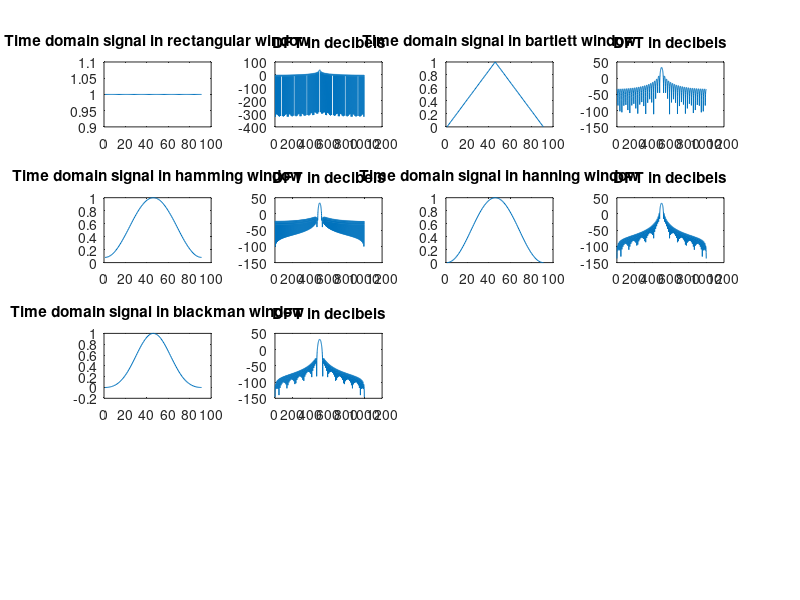

The MATLAB script that drew this image:
x1 = rectwin(91);
N = 51;
X1 = fft(x1,1001);
X1 = fftshift(X1);
X1_deb = 20*log10(abs(X1));
subplot(4,4,1);
plot(x1);
title("Time domain signal in rectangular window");
subplot(4,4,2);
plot(X1_deb);
title("DFT in decibels");
x2 = bartlett(91);
X2 = fft(x2,1001);
X2 = fftshift(X2);
X2_deb = 20*log10(abs(X2));
subplot(4,4,3);
plot(x2);
title("Time domain signal in bartlett window");
subplot(4,4,4);
plot(X2_deb);
title("DFT in decibels");
x3 = hamming(91);
X3 = fft(x3,1001);
X3 = fftshift(X3);
X3_deb = 20*log10(abs(X3));
subplot(4,4,5);
plot(x3);
title("Time domain signal in hamming window");
subplot(4,4,6);
plot(X3_deb);
title("DFT in decibels");
x4 = hanning(91);
X4 = fft(x4,1001);
X4 = fftshift(X4);
X4_deb = 20*log10(abs(X4));
subplot(4,4,7);
plot(x4);
title("Time domain signal in hanning window");
subplot(4,4,8);
plot(X4_deb);
title("DFT in decibels");
x5 = blackman(91);
X5 = fft(x5,1001);
X5 = fftshift(X5);
X5_deb = 20*log10(abs(X5));
subplot(4,4,9);
plot(x5);
title("Time domain signal in blackman window");
subplot(4,4,10);
plot(X5_deb);
title("DFT in decibels");